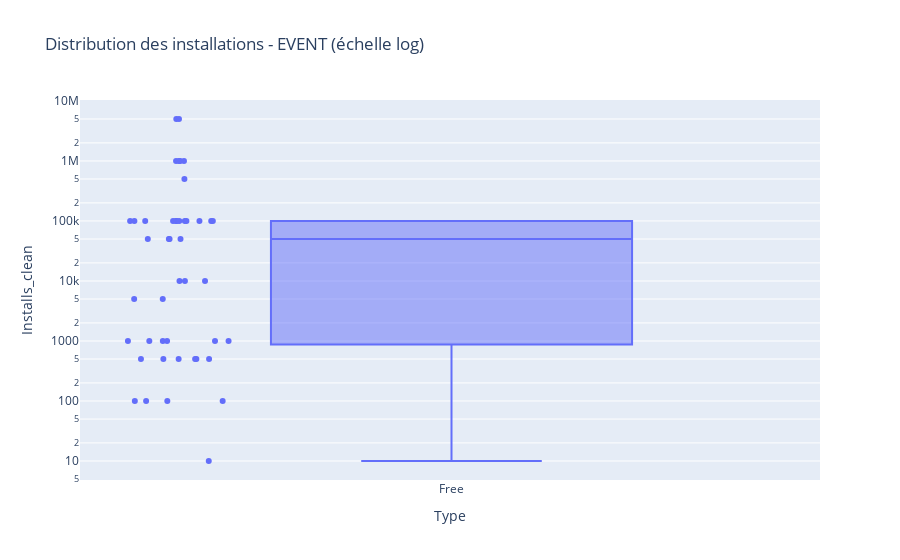

The code cell stored with this chart in its notebook:
### Code cell
fig = px.box(
    df_evt,
    x='Type',
    y='Installs_clean',
    points='all',
    title="Distribution des installations - EVENT (échelle log)",
)

fig.update_yaxes(type='log')
fig.show()

### Figure 1 — Plotly figure (JSON) as saved in the notebook; plotly's stock layout.template omitted (floating-point values rounded to 4 significant figures)
{"data": [{"alignmentgroup": "True", "boxpoints": "all", "hovertemplate": "Type=%{x}<br>Installs_clean=%{y}<extra></extra>", "legendgroup": "", "marker": {"color": "#636efa"}, "name": "", "notched": false, "offsetgroup": "", "orientation": "v", "showlegend": false, "type": "box", "x": ["Free", "Free", "Free", "Free", "Free", "Free", "Free", "Free", "Free", "Free", "Free", "Free", "Free", "Free", "Free", "Free", "Free", "Free", "Free", "Free", "Free", "Free", "Free", "Free", "Free", "Free", "Free", "Free", "Free", "Free", "Free", "Free", "Free", "Free", "Free", "Free", "Free", "Free", "Free", "Free", "Free", "Free", "Free", "Free", "Free"], "x0": " ", "xaxis": "x", "y": [100000, 5000000, 500000, 50000, 5000000, 1000000, 10000, 1000000, 100000, 1000000, 100000, 100000, 100000, 50000, 1000, 1000000, 10000, 500, 50000, 100000, 100000, 500, 100000, 100, 100000, 100000, 1000, 100000, 100, 50000, 100000, 1000, 500, 1000, 10000, 1000, 500, 5000, 100, 5000, 1000, 100, 500, 10, 500], "y0": " ", "yaxis": "y"}], "layout": {"boxmode": "group", "legend": {"tracegroupgap": 0}, "title": {"text": "Distribution des installations - EVENT (échelle log)"}, "xaxis": {"anchor": "y", "domain": [0, 1], "title": {"text": "Type"}}, "yaxis": {"anchor": "x", "domain": [0, 1], "title": {"text": "Installs_clean"}, "type": "log"}}}
